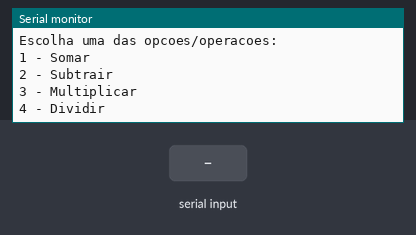
This sketch was run on a simulated Arduino Mega 2560, built with avr-gcc and run on an emulated ATmega2560. On the bench: the last lines printed to the serial monitor. The test bench sets the inputs (shaded band).

Above: at 0.9 s.
1.0 s: "s" received over Serial
At 2.9 s:
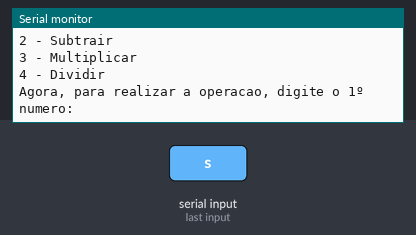
3.5 s: "90,45,200\n" received over Serial
At 5.4 s:
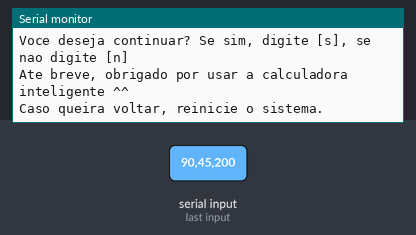

Measured:
- after the input at 1.0 s, the serial monitor: prints a new line after 1.0 s (image 1)
- after the input at 3.5 s, the serial monitor: prints a new line at once (image 2)

The sketch:

calculadora_com_menu1__1_.ino
```cpp
float resultado;
float somar;
float subtrair;
float multiplicar;
float dividir;

int escolhaDaOperacao;
int contador = 0;

float soma (float numero1, float numero2, float numero3 = 0){

  return (numero1 + numero2 + numero3);
}

float subtrai (float numero1, float numero2, float numero3 = 5){

  return (numero1 - numero2 - numero3);
}

float multiplica (float numero1, float numero2, float numero3 = 5){

  return (numero1 * numero2 * numero3);
}

float dividi (float numero1, float numero2, float numero3 = 5){

  return (numero1 / numero2 / numero3);
}


void setup()
{
  Serial.begin(9600);

  float numero1 = 0.0;
  float numero2 = 0.0;

  do{
    Serial.println("Bem-vindo(a) a calculadora mega inteligente :P!!!");
    Serial.println("Escolha uma das opcoes/operacoes:");
    Serial.println("1 - Somar");
    Serial.println("2 - Subtrair");
    Serial.println("3 - Multiplicar");
    Serial.println("4 - Dividir");

    while(!Serial.available()){} //Espera o usuário digitar

    escolhaDaOperacao = Serial.parseInt(); // Armazena o que o usuário digitou na variável

    Serial.println("Agora, para realizar a operacao, digite o 1º numero:");
    while(!Serial.available()){} //Espera o usuário digitar
    numero1 = Serial.parseFloat();


    Serial.println("Agora, digite o segundo numero:");
    while(!Serial.available()){} //Espera o usuário digitar
    numero2 = Serial.parseFloat();

    //VERIFICANDO A ESCOLHA DA OPERAÇÃO
    switch(escolhaDaOperacao){
      case 1:
        resultado = soma(numero1, numero2);
      	Serial.println("WOW!!! O resultado foi: " + String(resultado));

      //2a opção - Serial.println("WOW!!! O resultado foi: " + String(somar()));
      	break;

      case 2:
       resultado = subtrai(numero1, numero2);
      	Serial.println("WOW!!! O resultado foi: " + String(resultado));

      	break;

      case 3:
      resultado = multiplica(numero1, numero2);
      	Serial.println("WOW!!! O resultado foi: " + String(resultado));
      	break;

      case 4:
      resultado = dividi(numero1, numero2);
      	Serial.println("WOW!!! O resultado foi: " + String(resultado));
      	break;

      default:
   		Serial.println("Opção inválida");

    }


    Serial.println("Voce deseja continuar? Se sim, digite [s], se nao digite [n]");
    while(!Serial.available()){} //Espera o usuário digitar

    if(Serial.readString() == "s"){
      contador++;
    }
    else{
      contador = 0;

      //Serial.println("");
      Serial.println("\nAte breve, obrigado por usar a calculadora inteligente ^^");
      Serial.println("Caso queira voltar, reinicie o sistema.");
    }

  }
  while(contador != 0);
}

void loop()
{
  //sem código
}
```
